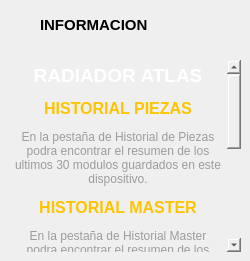
        <widget class="QFrame" name="extraLeftBox">
         <property name="sizePolicy">
          <sizepolicy hsizetype="Minimum" vsizetype="Preferred">
           <horstretch>0</horstretch>
           <verstretch>0</verstretch>
          </sizepolicy>
         </property>
         <property name="minimumSize">
          <size>
           <width>250</width>
           <height>0</height>
          </size>
         </property>
         <property name="maximumSize">
          <size>
           <width>0</width>
           <height>16777215</height>
          </size>
         </property>
         <layout class="QVBoxLayout" name="verticalLayout_6">
          <property name="spacing">
           <number>1</number>
          </property>
          <property name="leftMargin">
           <number>0</number>
          </property>
          <property name="topMargin">
           <number>0</number>
          </property>
          <property name="rightMargin">
           <number>0</number>
          </property>
          <property name="bottomMargin">
           <number>0</number>
          </property>
          <item>
           <widget class="QFrame" name="extraTopBg">
            <property name="minimumSize">
             <size>
              <width>0</width>
              <height>50</height>
             </size>
            </property>
            <property name="maximumSize">
             <size>
              <width>16777215</width>
              <height>50</height>
             </size>
            </property>
            <property name="frameShape">
             <enum>QFrame::NoFrame</enum>
            </property>
            <property name="frameShadow">
             <enum>QFrame::Raised</enum>
            </property>
            <layout class="QVBoxLayout" name="verticalLayout_5">
             <property name="spacing">
              <number>0</number>
             </property>
             <property name="leftMargin">
              <number>0</number>
             </property>
             <property name="topMargin">
              <number>0</number>
             </property>
             <property name="rightMargin">
              <number>0</number>
             </property>
             <property name="bottomMargin">
              <number>0</number>
             </property>
             <item>
              <layout class="QGridLayout" name="extraTopLayout">
               <property name="leftMargin">
                <number>10</number>
               </property>
               <property name="rightMargin">
                <number>10</number>
               </property>
               <property name="horizontalSpacing">
                <number>10</number>
               </property>
               <property name="verticalSpacing">
                <number>0</number>
               </property>
               <item row="0" column="0">
                <widget class="QFrame" name="extraIcon">
                 <property name="minimumSize">
                  <size>
                   <width>20</width>
                   <height>0</height>
                  </size>
                 </property>
                 <property name="maximumSize">
                  <size>
                   <width>20</width>
                   <height>20</height>
                  </size>
                 </property>
                 <property name="styleSheet">
                  <string notr="true">background-color: gb(255,196,0);</string>
                 </property>
                 <property name="frameShape">
                  <enum>QFrame::NoFrame</enum>
                 </property>
                 <property name="frameShadow">
                  <enum>QFrame::Raised</enum>
                 </property>
                </widget>
               </item>
               <item row="0" column="1">
                <widget class="QLabel" name="extraLabel">
                 <property name="minimumSize">
                  <size>
                   <width>150</width>
                   <height>0</height>
                  </size>
                 </property>
                 <property name="styleSheet">
                  <string notr="true">background-color: gb(255,196,0)</string>
                 </property>
                 <property name="frameShape">
                  <enum>QFrame::NoFrame</enum>
                 </property>
                 <property name="text">
                  <string>&lt;html&gt;&lt;head/&gt;&lt;body&gt;&lt;p&gt;&lt;span style=&quot; font-size:11pt; font-weight:700;&quot;&gt;INFORMACION&lt;/span&gt;&lt;/p&gt;&lt;/body&gt;&lt;/html&gt;</string>
                 </property>
                </widget>
               </item>
              </layout>
             </item>
            </layout>
           </widget>
          </item>
          <item>
           <widget class="QFrame" name="extraContent">
            <property name="sizePolicy">
             <sizepolicy hsizetype="Preferred" vsizetype="Preferred">
              <horstretch>0</horstretch>
              <verstretch>0</verstretch>
             </sizepolicy>
            </property>
            <property name="minimumSize">
             <size>
              <width>0</width>
              <height>0</height>
             </size>
            </property>
            <property name="frameShape">
             <enum>QFrame::NoFrame</enum>
            </property>
            <property name="frameShadow">
             <enum>QFrame::Raised</enum>
            </property>
            <layout class="QVBoxLayout" name="verticalLayout_12">
             <property name="spacing">
              <number>0</number>
             </property>
             <property name="leftMargin">
              <number>0</number>
             </property>
             <property name="topMargin">
              <number>0</number>
             </property>
             <property name="rightMargin">
              <number>0</number>
             </property>
             <property name="bottomMargin">
              <number>0</number>
             </property>
             <item alignment="Qt::AlignTop">
              <widget class="QFrame" name="extraTopMenu">
               <property name="sizePolicy">
                <sizepolicy hsizetype="Preferred" vsizetype="Preferred">
                 <horstretch>0</horstretch>
                 <verstretch>0</verstretch>
                </sizepolicy>
               </property>
               <property name="minimumSize">
                <size>
                 <width>0</width>
                 <height>0</height>
                </size>
               </property>
               <property name="frameShape">
                <enum>QFrame::NoFrame</enum>
               </property>
               <property name="frameShadow">
                <enum>QFrame::Raised</enum>
               </property>
               <layout class="QVBoxLayout" name="verticalLayout_11">
                <property name="spacing">
                 <number>0</number>
                </property>
                <property name="leftMargin">
                 <number>0</number>
                </property>
                <property name="topMargin">
                 <number>0</number>
                </property>
                <property name="rightMargin">
                 <number>0</number>
                </property>
                <property name="bottomMargin">
                 <number>0</number>
                </property>
               </layout>
              </widget>
             </item>
             <item>
              <widget class="QFrame" name="extraCenter">
               <property name="frameShape">
                <enum>QFrame::NoFrame</enum>
               </property>
               <property name="frameShadow">
                <enum>QFrame::Raised</enum>
               </property>
               <layout class="QVBoxLayout" name="verticalLayout_10">
                <item>
                 <widget class="QTextEdit" name="textEdit">
                  <property name="minimumSize">
                   <size>
                    <width>222</width>
                    <height>0</height>
                   </size>
                  </property>
                  <property name="styleSheet">
                   <string notr="true">background: transparent;</string>
                  </property>
                  <property name="frameShape">
                   <enum>QFrame::NoFrame</enum>
                  </property>
                  <property name="readOnly">
                   <bool>true</bool>
                  </property>
                  <property name="html">
                   <string>&lt;!DOCTYPE HTML PUBLIC &quot;-//W3C//DTD HTML 4.0//EN&quot; &quot;http://www.w3.org/TR/REC-html40/strict.dtd&quot;&gt;
&lt;html&gt;&lt;head&gt;&lt;meta name=&quot;qrichtext&quot; content=&quot;1&quot; /&gt;&lt;meta charset=&quot;utf-8&quot; /&gt;&lt;style type=&quot;text/css&quot;&gt;
p, li { white-space: pre-wrap; }
hr { height: 1px; border-width: 0; }
li.unchecked::marker { content: &quot;\2610&quot;; }
li.checked::marker { content: &quot;\2612&quot;; }
&lt;/style&gt;&lt;/head&gt;&lt;body style=&quot; font-family:'Segoe UI'; font-size:10pt; font-weight:400; font-style:normal;&quot;&gt;
&lt;p align=&quot;center&quot; style=&quot; margin-top:0px; margin-bottom:0px; margin-left:0px; margin-right:0px; -qt-block-indent:0; text-indent:0px;&quot;&gt;&lt;span style=&quot; font-size:14pt; font-weight:700; color:#ffffff;&quot;&gt;RADIADOR ATLAS&lt;/span&gt;&lt;/p&gt;
&lt;p align=&quot;center&quot; style=&quot; margin-top:12px; margin-bottom:12px; margin-left:0px; margin-right:0px; -qt-block-indent:0; text-indent:0px;&quot;&gt;&lt;span style=&quot; font-size:12pt; font-weight:600; color:#ffc400;&quot;&gt;HISTORIAL PIEZAS&lt;/span&gt;&lt;/p&gt;
&lt;p align=&quot;center&quot; style=&quot; margin-top:12px; margin-bottom:12px; margin-left:0px; margin-right:0px; -qt-block-indent:0; text-indent:0px;&quot;&gt;&lt;span style=&quot; font-size:9pt; color:#9c9c9c;&quot;&gt;En la pestaña de Historial de Piezas&lt;br /&gt;podra encontrar el resumen de los ultimos 30 modulos guardados en este dispositivo.&lt;/span&gt;&lt;/p&gt;
&lt;p align=&quot;center&quot; style=&quot; margin-top:0px; margin-bottom:0px; margin-left:0px; margin-right:0px; -qt-block-indent:0; text-indent:0px;&quot;&gt;&lt;span style=&quot; font-size:12pt; font-weight:600; color:#ffc400;&quot;&gt;HISTORIAL MASTER&lt;/span&gt;&lt;/p&gt;
&lt;p align=&quot;center&quot; style=&quot; margin-top:12px; margin-bottom:12px; margin-left:0px; margin-right:0px; -qt-block-indent:0; text-indent:0px;&quot;&gt;&lt;span style=&quot; font-size:9pt; color:#9c9c9c;&quot;&gt;En la pestaña de Historial Master&lt;br /&gt;podra encontrar el resumen de los ultimos 30 Contenedores creados.&lt;/span&gt;&lt;/p&gt;
&lt;p style=&quot;-qt-paragraph-type:empty; margin-top:0px; margin-bottom:0px; margin-left:0px; margin-right:0px; -qt-block-indent:0; text-indent:0px;&quot;&gt;&lt;br /&gt;&lt;/p&gt;
&lt;p align=&quot;center&quot; style=&quot; margin-top:12px; margin-bottom:12px; margin-left:0px; margin-right:0px; -qt-block-indent:0; text-indent:0px;&quot;&gt;&lt;span style=&quot; font-size:12pt; font-weight:600; color:#ffc400;&quot;&gt;DATA MATRIX&lt;/span&gt;&lt;/p&gt;
&lt;p align=&quot;center&quot; style=&quot; margin-top:12px; margin-bottom:12px; margin-left:0px; margin-right:0px; -qt-block-indent:0; text-indent:0px;&quot;&gt;&lt;span style=&quot; font-size:9pt; color:#9c9c9c;&quot;&gt;En la pestaña de DataMatrix&lt;br /&gt;podra encontrar una representacion detallada de los elementos a evaluar de la etiqueta para este radiador.&lt;/span&gt;&lt;/p&gt;
&lt;p style=&quot;-qt-paragraph-type:empty; margin-top:0px; margin-bottom:0px; margin-left:0px; margin-right:0px; -qt-block-indent:0; text-indent:0px; font-size:9pt; color:#9c9c9c;&quot;&gt;&lt;br /&gt;&lt;/p&gt;
&lt;p style=&quot;-qt-paragraph-type:empty; margin-top:0px; margin-bottom:0px; margin-left:0px; margin-right:0px; -qt-block-indent:0; text-indent:0px;&quot;&gt;&lt;br /&gt;&lt;/p&gt;
&lt;p align=&quot;center&quot; style=&quot; margin-top:0px; margin-bottom:0px; margin-left:0px; margin-right:0px; -qt-block-indent:0; text-indent:0px;&quot;&gt;&lt;span style=&quot; font-size:12pt; font-weight:700; color:#ffc400;&quot;&gt;Creado por: Aldo Geovanni Ortiz&lt;/span&gt;&lt;/p&gt;&lt;/body&gt;&lt;/html&gt;</string>
                  </property>
                 </widget>
                </item>
               </layout>
              </widget>
             </item>
             <item>
              <widget class="QFrame" name="extraBottom">
               <property name="frameShape">
                <enum>QFrame::NoFrame</enum>
               </property>
               <property name="frameShadow">
                <enum>QFrame::Raised</enum>
               </property>
              </widget>
             </item>
            </layout>
           </widget>
          </item>
         </layout>
        </widget>
